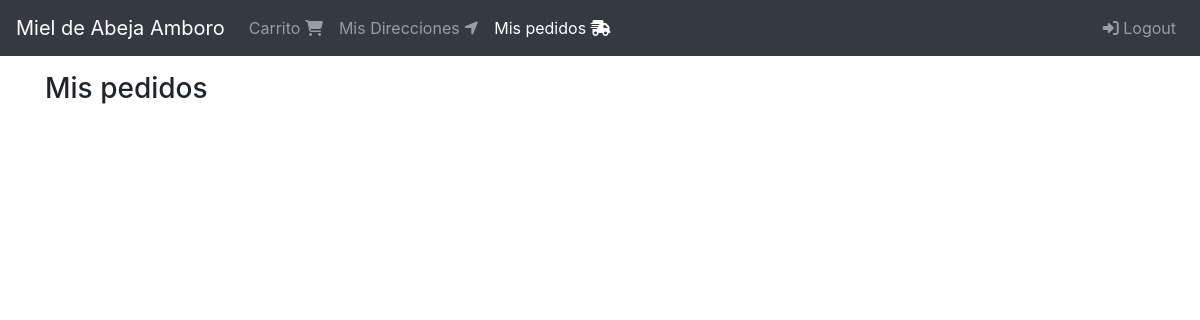
Page /orden/completados (signed in) on the earlier database version.
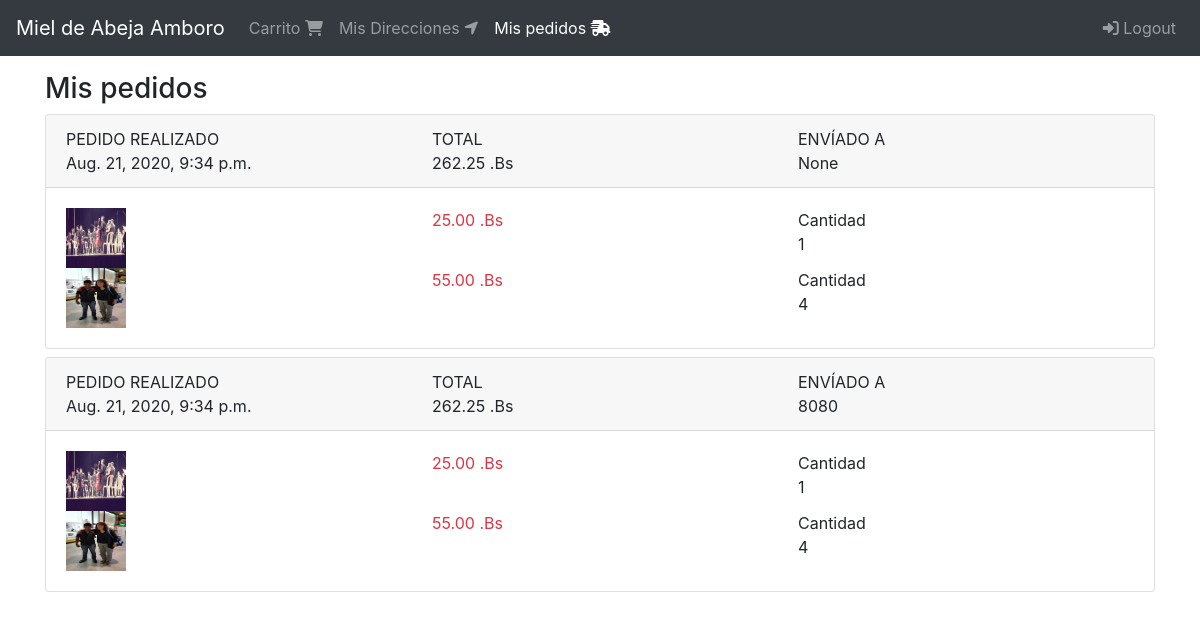
Same page on the later database version.
### orders/models.py (models this page shows, shortened)
class Order(models.Model):
    order_id = models.CharField(max_length=100, null=False, blank=False, unique=True)
    user = models.ForeignKey(User, on_delete=models.CASCADE)
    cart = models.ForeignKey(Cart, on_delete=models.CASCADE)
    status = models.CharField(max_length=50, choices=choices,
                                                default=OrderStatus.CREATED) #Enum
    shipping_total = models.DecimalField(default=5, max_digits=8, decimal_places=2)
    total = models.DecimalField(default=0, max_digits=8, decimal_places=2)
    created_at = models.DateTimeField(auto_now_add=True)
    shipping_address = models.ForeignKey(ShippingAddress,
                                        null=True, blank=True,
                                        on_delete=models.CASCADE)

### carts/models.py (models this page shows, shortened)
class CartProducts(models.Model):
    cart = models.ForeignKey(Cart, on_delete=models.CASCADE)
    product = models.ForeignKey(Product, on_delete=models.CASCADE)
    quantity = models.IntegerField(default=1)
    created_at = models.DateTimeField(auto_now_add=True)
    objects = CartProductsManager()

### products/models.py (models this page shows, shortened)
class Product(models.Model):
    tittle =models.CharField(max_length=50)
    description=models.TextField()
    price=models.DecimalField(max_digits=8, decimal_places=2, default=0.0)
    slug=models.SlugField(null=False, blank=False, unique=True)
    image=models.ImageField(upload_to='products/',null=False, blank=False)
    created_at=models.DateTimeField(auto_now_add=True)

### shipping_addresses/models.py (models this page shows, shortened)
class ShippingAddress(models.Model):
    user = models.ForeignKey(User, null=False, blank=False, on_delete=models.CASCADE)
    line1 = models.CharField(max_length=200)
    line2 = models.CharField(max_length=200, blank=True)
    city = models.CharField(max_length=100)
    state = models.CharField(max_length=100)
    country = models.CharField(max_length=50)
    reference = models.CharField(max_length=300)
    postal_code = models.CharField(max_length=10, null=False, blank=False) #zip
    default = models.BooleanField(default=False)
    created_at = models.DateTimeField(auto_now_add=True)
    def __str__(self):
        return self.postal_code

### orders/views.py (the view)
# urls.py: path('completados', views.OrderListView.as_view(), name='completeds')
class OrderListView(LoginRequiredMixin, ListView):
    login_url = 'login'
    template_name = 'orders/orders.html'
    def get_queryset(self):
        return self.request.user.orders_completed()

### carts/models.py (called while the page is built)
    def products_related(self):
        return self.cartproducts_set.select_related('product')

### products/templatetags/product_extras.py (called while the page is built)
@register.filter
def price_format(value):
    return '{0:2} .Bs '.format(value)

### users/models.py (called while the page is built)
    def orders_completed(self):
        return self.order_set.filter(status=OrderStatus.COMPLETED).order_by('-id')

### orders/templates/orders/orders.html
{% extends 'base.html' %}
{% block content %}
  <div class="col">
    <div class="h3">
      Mis pedidos
    </div>
    <div class="">
      {% for order in object_list %}
        {% include 'orders/snippets/order.html' %}
      {% endfor %}
    </div>
  </div>
{% endblock %}

### orders/templates/orders/snippets/order.html (shortened to what this page needs)
{% load product_extras %}
<div class="card mb-2">
  <div class="card-header">
    <div class="row">
      <div class="col-4">
        <div class="text-uppercase">
          Pedido realizado
        </div>
        <div class="">
          {{ order.created_at }}
        </div>
      </div>
      <div class="col-4">
        <div class="text-uppercase">
          Total
        </div>
        <div class="">
          {{ order.total | price_format }}
        </div>
      </div>
      <div class="col-4">
        <div class="text-uppercase">
          Envíado a
        </div>
        <div class="">
          {{ order.shipping_address }}
        </div>
      </div>
    </div>
  </div>
  <div class="card-body">
    {% for cp in order.cart.products_related %}
      {% with product=cp.product %}
        <div class="row">
          <div class="col-4">
            {% if product.image %}
              <img src="{{ product.image.url }}" alt="" width="60" height="60">
            {% endif %}
          </div>
          <div class="col-4">
            <div class="text-danger">
              {{ product.price | price_format }}
            </div>
          </div>
          <div class="col-4">
            <div class="">
              Cantidad
            </div>
            <div class="">
              {{ cp.quantity }}
            </div>
          </div>
        </div>
      {% endwith %}
    {% endfor %}
  </div>
</div>

Differences in the rows shown:
added Order: created_at "Aug. 21, 2020, 9:34 p.m.", total "262.25 .Bs", shipping_address "None"
added CartProducts: product.image (picture), product.price "25.00 .Bs", quantity "1"
added CartProducts: product.image (picture), product.price "55.00 .Bs", quantity "4"
added Order: created_at "Aug. 21, 2020, 9:34 p.m.", total "262.25 .Bs", shipping_address "8080"
